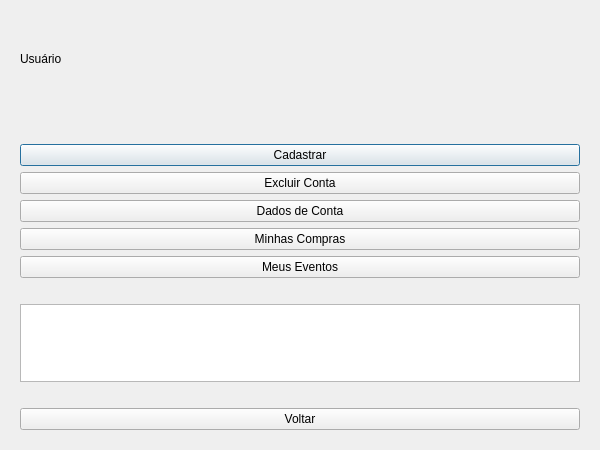
<?xml version="1.0" encoding="UTF-8"?>
<ui version="4.0">
 <class>TelaUsuario</class>
 <widget class="QDialog" name="TelaUsuario">
  <property name="geometry">
   <rect>
    <x>0</x>
    <y>0</y>
    <width>600</width>
    <height>450</height>
   </rect>
  </property>
  <property name="windowTitle">
   <string>Minha Conta</string>
  </property>
  <layout class="QVBoxLayout" name="verticalLayout">
   <item>
    <widget class="QStackedWidget" name="stackedWidget">
     <property name="currentIndex">
      <number>0</number>
     </property>
     <widget class="QWidget" name="usuario">
      <layout class="QVBoxLayout" name="verticalLayout_2">
       <item>
        <widget class="QLabel" name="label">
         <property name="text">
          <string>Usuário</string>
         </property>
        </widget>
       </item>
       <item>
        <spacer name="verticalSpacer_2">
         <property name="orientation">
          <enum>Qt::Vertical</enum>
         </property>
         <property name="sizeType">
          <enum>QSizePolicy::Maximum</enum>
         </property>
         <property name="sizeHint" stdset="0">
          <size>
           <width>20</width>
           <height>40</height>
          </size>
         </property>
        </spacer>
       </item>
       <item>
        <widget class="QPushButton" name="Cadastrar">
         <property name="text">
          <string>Cadastrar</string>
         </property>
        </widget>
       </item>
       <item>
        <widget class="QPushButton" name="Excluir">
         <property name="text">
          <string>Excluir Conta</string>
         </property>
        </widget>
       </item>
       <item>
        <widget class="QPushButton" name="Dados">
         <property name="text">
          <string>Dados de Conta</string>
         </property>
        </widget>
       </item>
       <item>
        <widget class="QPushButton" name="Compras">
         <property name="text">
          <string>Minhas Compras</string>
         </property>
        </widget>
       </item>
       <item>
        <widget class="QPushButton" name="Eventos">
         <property name="text">
          <string>Meus Eventos</string>
         </property>
        </widget>
       </item>
       <item>
        <spacer name="verticalSpacer_5">
         <property name="orientation">
          <enum>Qt::Vertical</enum>
         </property>
         <property name="sizeType">
          <enum>QSizePolicy::Fixed</enum>
         </property>
         <property name="sizeHint" stdset="0">
          <size>
           <width>20</width>
           <height>20</height>
          </size>
         </property>
        </spacer>
       </item>
       <item>
        <widget class="QTextBrowser" name="infobox_usuario">
         <property name="sizePolicy">
          <sizepolicy hsizetype="Expanding" vsizetype="Ignored">
           <horstretch>0</horstretch>
           <verstretch>0</verstretch>
          </sizepolicy>
         </property>
        </widget>
       </item>
       <item>
        <spacer name="verticalSpacer">
         <property name="orientation">
          <enum>Qt::Vertical</enum>
         </property>
         <property name="sizeType">
          <enum>QSizePolicy::Fixed</enum>
         </property>
         <property name="sizeHint" stdset="0">
          <size>
           <width>20</width>
           <height>20</height>
          </size>
         </property>
        </spacer>
       </item>
       <item>
        <widget class="QPushButton" name="Voltar">
         <property name="text">
          <string>Voltar</string>
         </property>
        </widget>
       </item>
      </layout>
     </widget>
     <widget class="QWidget" name="cadastrar">
      <layout class="QVBoxLayout" name="verticalLayout_3">
       <item>
        <widget class="QLabel" name="label_2">
         <property name="sizePolicy">
          <sizepolicy hsizetype="Preferred" vsizetype="Maximum">
           <horstretch>0</horstretch>
           <verstretch>0</verstretch>
          </sizepolicy>
         </property>
         <property name="text">
          <string>Cadastrar</string>
         </property>
        </widget>
       </item>
       <item>
        <spacer name="verticalSpacer_4">
         <property name="orientation">
          <enum>Qt::Vertical</enum>
         </property>
         <property name="sizeType">
          <enum>QSizePolicy::Maximum</enum>
         </property>
         <property name="sizeHint" stdset="0">
          <size>
           <width>20</width>
           <height>40</height>
          </size>
         </property>
        </spacer>
       </item>
       <item>
        <layout class="QFormLayout" name="formLayout_2">
         <item row="0" column="0">
          <widget class="QLabel" name="label_3">
           <property name="text">
            <string>CPF:</string>
           </property>
          </widget>
         </item>
         <item row="0" column="1">
          <widget class="QLineEdit" name="campoCPF_cadastrar"/>
         </item>
         <item row="1" column="0">
          <widget class="QLabel" name="label_4">
           <property name="text">
            <string>Senha:</string>
           </property>
          </widget>
         </item>
         <item row="1" column="1">
          <widget class="QLineEdit" name="campoSenha_cadastrar">
           <property name="echoMode">
            <enum>QLineEdit::Password</enum>
           </property>
          </widget>
         </item>
         <item row="2" column="0">
          <widget class="QLabel" name="label_5">
           <property name="text">
            <string>Nº Cartão de Crédito:</string>
           </property>
          </widget>
         </item>
         <item row="2" column="1">
          <widget class="QLineEdit" name="campoCartao_cadastrar"/>
         </item>
         <item row="3" column="0">
          <widget class="QLabel" name="label_6">
           <property name="text">
            <string>Código de Segurança:</string>
           </property>
          </widget>
         </item>
         <item row="3" column="1">
          <widget class="QLineEdit" name="campoCodigo_cadastrar"/>
         </item>
         <item row="4" column="0">
          <widget class="QLabel" name="label_7">
           <property name="text">
            <string>Data de Validade:</string>
           </property>
          </widget>
         </item>
         <item row="4" column="1">
          <widget class="QLineEdit" name="campoData_cadastrar"/>
         </item>
        </layout>
       </item>
       <item>
        <spacer name="verticalSpacer_7">
         <property name="orientation">
          <enum>Qt::Vertical</enum>
         </property>
         <property name="sizeType">
          <enum>QSizePolicy::Minimum</enum>
         </property>
         <property name="sizeHint" stdset="0">
          <size>
           <width>20</width>
           <height>40</height>
          </size>
         </property>
        </spacer>
       </item>
       <item>
        <widget class="QTextBrowser" name="infobox">
         <property name="sizePolicy">
          <sizepolicy hsizetype="Preferred" vsizetype="Maximum">
           <horstretch>0</horstretch>
           <verstretch>0</verstretch>
          </sizepolicy>
         </property>
        </widget>
       </item>
       <item>
        <spacer name="verticalSpacer_6">
         <property name="orientation">
          <enum>Qt::Vertical</enum>
         </property>
         <property name="sizeType">
          <enum>QSizePolicy::Minimum</enum>
         </property>
         <property name="sizeHint" stdset="0">
          <size>
           <width>20</width>
           <height>40</height>
          </size>
         </property>
        </spacer>
       </item>
       <item>
        <widget class="QPushButton" name="ir_cadastrar">
         <property name="sizePolicy">
          <sizepolicy hsizetype="Maximum" vsizetype="Fixed">
           <horstretch>0</horstretch>
           <verstretch>0</verstretch>
          </sizepolicy>
         </property>
         <property name="text">
          <string>Ir</string>
         </property>
        </widget>
       </item>
       <item>
        <widget class="QPushButton" name="voltar_cadastrar">
         <property name="sizePolicy">
          <sizepolicy hsizetype="Maximum" vsizetype="Fixed">
           <horstretch>0</horstretch>
           <verstretch>0</verstretch>
          </sizepolicy>
         </property>
         <property name="text">
          <string>Voltar</string>
         </property>
        </widget>
       </item>
      </layout>
     </widget>
     <widget class="QWidget" name="exclusao">
      <widget class="QLabel" name="label_14">
       <property name="geometry">
        <rect>
         <x>9</x>
         <y>9</y>
         <width>124</width>
         <height>17</height>
        </rect>
       </property>
       <property name="sizePolicy">
        <sizepolicy hsizetype="Preferred" vsizetype="Maximum">
         <horstretch>0</horstretch>
         <verstretch>0</verstretch>
        </sizepolicy>
       </property>
       <property name="text">
        <string>Exclusão de Conta</string>
       </property>
      </widget>
      <widget class="QLabel" name="label_9">
       <property name="geometry">
        <rect>
         <x>9</x>
         <y>54</y>
         <width>149</width>
         <height>17</height>
        </rect>
       </property>
       <property name="sizePolicy">
        <sizepolicy hsizetype="Preferred" vsizetype="Maximum">
         <horstretch>0</horstretch>
         <verstretch>0</verstretch>
        </sizepolicy>
       </property>
       <property name="text">
        <string>Informações da Conta</string>
       </property>
      </widget>
      <widget class="QLabel" name="label_8">
       <property name="geometry">
        <rect>
         <x>9</x>
         <y>344</y>
         <width>231</width>
         <height>17</height>
        </rect>
       </property>
       <property name="sizePolicy">
        <sizepolicy hsizetype="Preferred" vsizetype="Maximum">
         <horstretch>0</horstretch>
         <verstretch>0</verstretch>
        </sizepolicy>
       </property>
       <property name="text">
        <string>Deseja mesmo excluir sua conta?</string>
       </property>
      </widget>
      <widget class="QPushButton" name="confirmar_exclusao">
       <property name="geometry">
        <rect>
         <x>9</x>
         <y>367</y>
         <width>80</width>
         <height>25</height>
        </rect>
       </property>
       <property name="sizePolicy">
        <sizepolicy hsizetype="Maximum" vsizetype="Maximum">
         <horstretch>0</horstretch>
         <verstretch>0</verstretch>
        </sizepolicy>
       </property>
       <property name="text">
        <string>Confirmar</string>
       </property>
      </widget>
      <widget class="QPushButton" name="cancelar_exclusao">
       <property name="geometry">
        <rect>
         <x>9</x>
         <y>398</y>
         <width>80</width>
         <height>25</height>
        </rect>
       </property>
       <property name="sizePolicy">
        <sizepolicy hsizetype="Maximum" vsizetype="Maximum">
         <horstretch>0</horstretch>
         <verstretch>0</verstretch>
        </sizepolicy>
       </property>
       <property name="text">
        <string>Cancelar</string>
       </property>
      </widget>
      <widget class="QTextBrowser" name="infobox_excluir">
       <property name="geometry">
        <rect>
         <x>9</x>
         <y>197</y>
         <width>564</width>
         <height>95</height>
        </rect>
       </property>
       <property name="sizePolicy">
        <sizepolicy hsizetype="Expanding" vsizetype="Maximum">
         <horstretch>0</horstretch>
         <verstretch>0</verstretch>
        </sizepolicy>
       </property>
      </widget>
      <widget class="QLabel" name="label_10">
       <property name="geometry">
        <rect>
         <x>10</x>
         <y>104</y>
         <width>30</width>
         <height>17</height>
        </rect>
       </property>
       <property name="text">
        <string>CPF:</string>
       </property>
      </widget>
      <widget class="QLabel" name="label_11">
       <property name="geometry">
        <rect>
         <x>10</x>
         <y>127</y>
         <width>125</width>
         <height>17</height>
        </rect>
       </property>
       <property name="text">
        <string>Cartão de Crédito:</string>
       </property>
      </widget>
      <widget class="QWidget" name="layoutWidget">
       <property name="geometry">
        <rect>
         <x>161</x>
         <y>104</y>
         <width>231</width>
         <height>42</height>
        </rect>
       </property>
       <layout class="QGridLayout" name="gridLayout">
        <item row="0" column="0">
         <widget class="QLabel" name="campoCPF_exclusao">
          <property name="text">
           <string>Erro</string>
          </property>
         </widget>
        </item>
        <item row="1" column="0">
         <widget class="QLabel" name="campoCartao_exclusao">
          <property name="text">
           <string>Erro</string>
          </property>
         </widget>
        </item>
       </layout>
      </widget>
     </widget>
     <widget class="QWidget" name="dados">
      <widget class="QLabel" name="label_12">
       <property name="geometry">
        <rect>
         <x>9</x>
         <y>9</y>
         <width>108</width>
         <height>17</height>
        </rect>
       </property>
       <property name="sizePolicy">
        <sizepolicy hsizetype="Preferred" vsizetype="Maximum">
         <horstretch>0</horstretch>
         <verstretch>0</verstretch>
        </sizepolicy>
       </property>
       <property name="text">
        <string>Dados de Conta</string>
       </property>
      </widget>
      <widget class="QPushButton" name="voltar_conta">
       <property name="geometry">
        <rect>
         <x>9</x>
         <y>398</y>
         <width>89</width>
         <height>25</height>
        </rect>
       </property>
       <property name="text">
        <string>Voltar</string>
       </property>
      </widget>
      <widget class="QTextBrowser" name="caixa_conta">
       <property name="geometry">
        <rect>
         <x>10</x>
         <y>280</y>
         <width>551</width>
         <height>71</height>
        </rect>
       </property>
      </widget>
      <widget class="QWidget" name="layoutWidget">
       <property name="geometry">
        <rect>
         <x>350</x>
         <y>70</y>
         <width>211</width>
         <height>151</height>
        </rect>
       </property>
       <layout class="QVBoxLayout" name="verticalLayout_5">
        <item>
         <widget class="QPushButton" name="alterar_cpf">
          <property name="sizePolicy">
           <sizepolicy hsizetype="Preferred" vsizetype="Fixed">
            <horstretch>0</horstretch>
            <verstretch>0</verstretch>
           </sizepolicy>
          </property>
          <property name="text">
           <string>Alterar CPF</string>
          </property>
         </widget>
        </item>
        <item>
         <widget class="QPushButton" name="alterar_senha">
          <property name="sizePolicy">
           <sizepolicy hsizetype="Preferred" vsizetype="Fixed">
            <horstretch>0</horstretch>
            <verstretch>0</verstretch>
           </sizepolicy>
          </property>
          <property name="text">
           <string>Alterar Senha</string>
          </property>
         </widget>
        </item>
        <item>
         <widget class="QPushButton" name="alterar_cartao">
          <property name="sizePolicy">
           <sizepolicy hsizetype="Preferred" vsizetype="Fixed">
            <horstretch>0</horstretch>
            <verstretch>0</verstretch>
           </sizepolicy>
          </property>
          <property name="text">
           <string>Alterar Número Cartão</string>
          </property>
         </widget>
        </item>
        <item>
         <widget class="QPushButton" name="alterar_codigo">
          <property name="sizePolicy">
           <sizepolicy hsizetype="Preferred" vsizetype="Fixed">
            <horstretch>0</horstretch>
            <verstretch>0</verstretch>
           </sizepolicy>
          </property>
          <property name="text">
           <string>Alterar Código de Segurança</string>
          </property>
         </widget>
        </item>
        <item>
         <widget class="QPushButton" name="alterar_data">
          <property name="sizePolicy">
           <sizepolicy hsizetype="Preferred" vsizetype="Fixed">
            <horstretch>0</horstretch>
            <verstretch>0</verstretch>
           </sizepolicy>
          </property>
          <property name="text">
           <string>Alterar Data de Validade</string>
          </property>
         </widget>
        </item>
       </layout>
      </widget>
      <widget class="QWidget" name="layoutWidget">
       <property name="geometry">
        <rect>
         <x>12</x>
         <y>70</y>
         <width>331</width>
         <height>151</height>
        </rect>
       </property>
       <layout class="QVBoxLayout" name="verticalLayout_6">
        <item>
         <widget class="QLineEdit" name="campo_cpf_conta">
          <property name="sizePolicy">
           <sizepolicy hsizetype="Preferred" vsizetype="Fixed">
            <horstretch>0</horstretch>
            <verstretch>0</verstretch>
           </sizepolicy>
          </property>
         </widget>
        </item>
        <item>
         <widget class="QLineEdit" name="campo_senha_conta">
          <property name="sizePolicy">
           <sizepolicy hsizetype="Preferred" vsizetype="Fixed">
            <horstretch>0</horstretch>
            <verstretch>0</verstretch>
           </sizepolicy>
          </property>
         </widget>
        </item>
        <item>
         <widget class="QLineEdit" name="campo_cartao_conta">
          <property name="sizePolicy">
           <sizepolicy hsizetype="Preferred" vsizetype="Fixed">
            <horstretch>0</horstretch>
            <verstretch>0</verstretch>
           </sizepolicy>
          </property>
         </widget>
        </item>
        <item>
         <widget class="QLineEdit" name="campo_codigo_conta">
          <property name="sizePolicy">
           <sizepolicy hsizetype="Preferred" vsizetype="Fixed">
            <horstretch>0</horstretch>
            <verstretch>0</verstretch>
           </sizepolicy>
          </property>
         </widget>
        </item>
        <item>
         <widget class="QLineEdit" name="campo_data_conta">
          <property name="sizePolicy">
           <sizepolicy hsizetype="Preferred" vsizetype="Fixed">
            <horstretch>0</horstretch>
            <verstretch>0</verstretch>
           </sizepolicy>
          </property>
         </widget>
        </item>
       </layout>
      </widget>
     </widget>
     <widget class="QWidget" name="compras"/>
     <widget class="QWidget" name="eventos"/>
    </widget>
   </item>
  </layout>
 </widget>
 <resources/>
 <connections>
  <connection>
   <sender>Voltar</sender>
   <signal>clicked()</signal>
   <receiver>TelaUsuario</receiver>
   <slot>close()</slot>
   <hints>
    <hint type="sourcelabel">
     <x>99</x>
     <y>37</y>
    </hint>
    <hint type="destinationlabel">
     <x>235</x>
     <y>447</y>
    </hint>
   </hints>
  </connection>
 </connections>
</ui>
